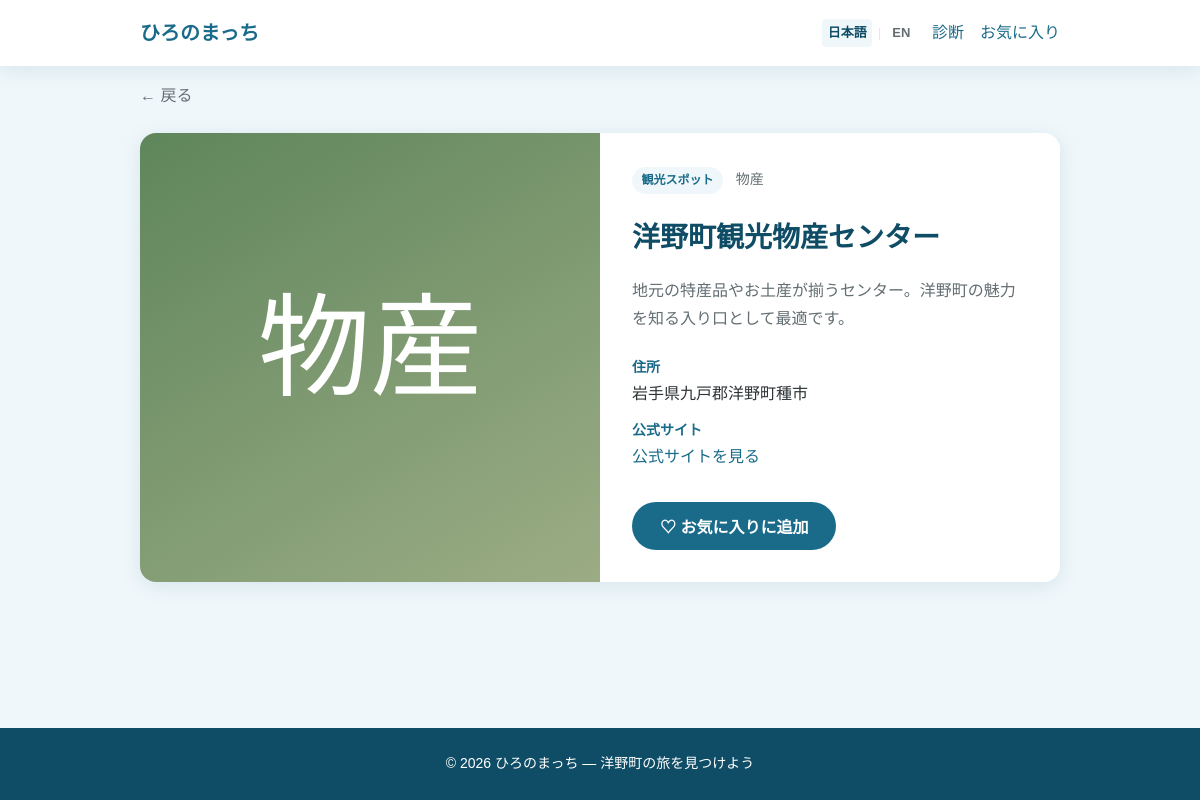
/spot/6, run on an earlier commit of the app's database.
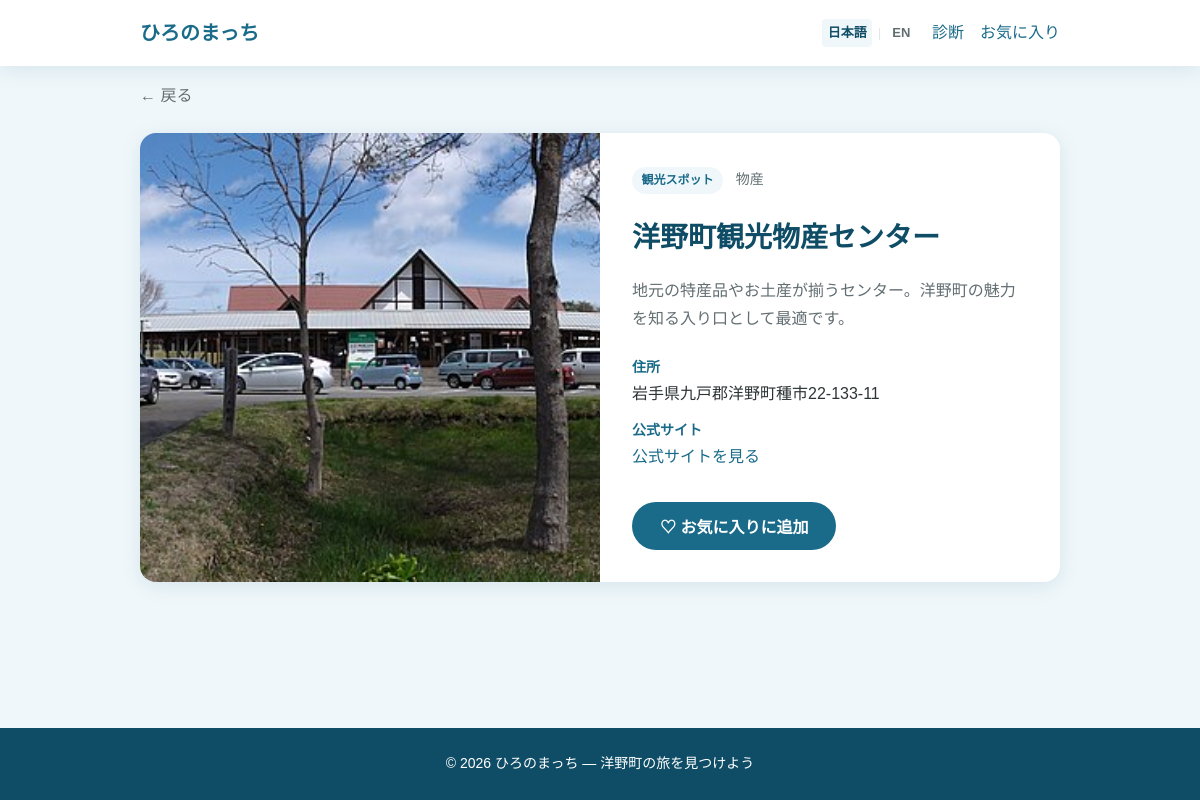
And on a later commit of the database.
### tables this page shows
CREATE TABLE spots (
    id INTEGER PRIMARY KEY AUTOINCREMENT,
    name TEXT NOT NULL,
    category TEXT NOT NULL,
    genre TEXT NOT NULL,
    description TEXT NOT NULL,
    image_url TEXT NOT NULL,
    address TEXT NOT NULL,
    official_url TEXT NOT NULL
);

### app.py (the view)
@app.route("/spot/<int:spot_id>")
def spot_detail(spot_id):
    spot = fetch_spot(spot_id)
    if spot is None:
        abort(404)
    return render_template("spot_detail.html", spot=spot)

### app.py (called while the page is built)
@app.context_processor
def inject_i18n():
    return {
        "_": translate,
        "tv": translate_value,
        "lang": get_lang(),
        "supported_langs": SUPPORTED_LANGS,
    }

def fetch_spot(spot_id):
    db = get_db()
    spot = db.execute("SELECT * FROM spots WHERE id = ?", (spot_id,)).fetchone()
    db.close()
    if spot is None:
        return None
    return localize_row(spot, ("name", "category", "genre", "description"))

### database.py (called while the page is built)
def get_db():
    conn = sqlite3.connect(DB_PATH)
    conn.row_factory = sqlite3.Row
    return conn

### i18n.py (called while the page is built)
def load_translations(lang: str) -> dict:
    if lang not in _cache:
        path = TRANSLATIONS_DIR / f"{lang}.json"
        with open(path, encoding="utf-8") as f:
            _cache[lang] = json.load(f)
    return _cache[lang]

def get_lang() -> str:
    try:
        lang = session.get("lang", DEFAULT_LANG)
    except RuntimeError:
        return DEFAULT_LANG
    if lang not in SUPPORTED_LANGS:
        return DEFAULT_LANG
    return lang

def localize_row(row, fields: tuple[str, ...], lang: str | None = None) -> dict:
    lang = lang or get_lang()
    data = dict(row)
    if lang == "en":
        for field in fields:
            en_field = f"{field}_en"
            if data.get(en_field):
                data[field] = data[en_field]
    return data

def translate(key: str, lang: str | None = None) -> str:
    lang = lang or get_lang()
    data = load_translations(lang)
    value = data
    try:
        for part in key.split("."):
            value = value[part]
        if not isinstance(value, str):
            return key
        return value
    except (KeyError, TypeError):
        return key

### templates/spot_detail.html (shortened to what this page needs)
{% extends "base.html" %}
{% block content %}
<section class="spot-detail container">
    <a href="javascript:history.back()" class="back-link">{{ _('spot.back') }}</a>
    <article class="spot-detail-card">
        <div class="spot-detail-image">
            <img src="{{ url_for('static', filename=spot.image_url) }}" alt="{{ spot.name }}">
        </div>
        <div class="spot-detail-body">
            <span class="spot-category">{{ spot.category }}</span>
            <span class="spot-genre">{{ spot.genre }}</span>
            <h1>{{ spot.name }}</h1>
            <p class="spot-description">{{ spot.description }}</p>
            <dl class="spot-info">
                <dt>{{ _('spot.address') }}</dt>
                <dd>{{ spot.address }}</dd>
                <dt>{{ _('spot.official_site') }}</dt>
                <dd>
                    <a href="{{ spot.official_url }}" target="_blank" rel="noopener noreferrer">
                        {{ _('spot.official_link') }}
                    </a>
                </dd>
            </dl>
            <button type="button" class="btn btn-primary btn-favorite-detail"
                    data-spot-id="{{ spot.id }}"
                    data-label-add="{{ _('spot.favorite_add') }}"
                    data-label-done="{{ _('spot.favorite_done') }}">
                {{ _('spot.favorite_add') }}
            </button>
        </div>
    </article>
</section>
{% endblock %}

### templates/base.html (shortened to what this page needs)
<!DOCTYPE html>
<html lang="{{ lang }}">
<head>
    <link rel="stylesheet" href="{{ url_for('static', filename='css/style.css') }}">
</head>
<body>
    <header class="site-header">
        <div class="container header-inner">
            <a href="{{ url_for('index') }}" class="logo">{{ _('app.name') }}</a>
            <div class="header-actions">
                <nav class="lang-switch" aria-label="{{ _('lang.switch_label') }}">
                    <a href="{{ url_for('set_language', lang_code='ja') }}"
                       class="lang-switch-btn{% if lang == 'ja' %} is-active{% endif %}"
                       lang="ja">{{ _('lang.ja') }}</a>
                    <span class="lang-switch-sep" aria-hidden="true">|</span>
                    <a href="{{ url_for('set_language', lang_code='en') }}"
                       class="lang-switch-btn{% if lang == 'en' %} is-active{% endif %}"
                       lang="en">{{ _('lang.en') }}</a>
                </nav>
                <nav class="nav-links">
                    <a href="{{ url_for('diagnosis') }}">{{ _('nav.diagnosis') }}</a>
                    <a href="{{ url_for('favorites') }}">{{ _('nav.favorites') }}</a>
                </nav>
            </div>
        </div>
    </header>
    <main class="main-content">
        {% block content %}{% endblock %}
    </main>
    <footer class="site-footer">
        <div class="container">
            <p>{{ _('footer.copyright') }}</p>
        </div>
    </footer>
</body>
</html>

### static/css/style.css (style rules this page uses)
:root { --color-primary: #1a6b8a; --color-primary-dark: #0f4d66; --color-accent: #f4a261; --color-accent-light: #fff4eb; --color-bg: #f0f7fa; --color-white: #ffffff; --color-text: #2d3436; --color-text-light: #636e72; --color-border: #dfe6e9; --radius: 16px; --radius-sm: 12px; --shadow: 0 4px 20px rgba(26, 107, 138, 0.12); --shadow-card: 0 8px 24px rgba(26, 107, 138, 0.15); --font: "Hiragino Sans", "Hiragino Kaku Gothic ProN", Meiryo, sans-serif; --mobile-max: 480px; --header-height: 57px; }
*, *::before, *::after { box-sizing: border-box; margin: 0; padding: 0; }
body { font-family: var(--font); color: var(--color-text); background: var(--color-bg); line-height: 1.7; min-height: 100vh; display: flex; flex-direction: column; }
img { max-width: 100%; height: auto; display: block; }
a { color: var(--color-primary); text-decoration: none; }
.container { width: 100%; max-width: 960px; margin: 0 auto; padding: 0 1.25rem; }
.site-header { background: var(--color-white); box-shadow: var(--shadow); position: sticky; top: 0; z-index: 100; }
.header-inner { display: flex; justify-content: space-between; align-items: center; padding: 1rem 1.25rem; gap: 0.75rem; }
.header-actions { display: flex; align-items: center; gap: 1rem; flex-shrink: 0; }
.lang-switch { display: flex; align-items: center; gap: 0.35rem; font-size: 0.8125rem; }
.lang-switch-btn { font-weight: 600; text-decoration: none; color: var(--color-text-light); padding: 0.2rem 0.35rem; border-radius: 4px; }
.lang-switch-btn.is-active { color: var(--color-primary-dark); background: var(--color-bg); }
.lang-switch-sep { color: var(--color-border); font-size: 0.75rem; }
.logo { font-size: 1.25rem; font-weight: 700; color: var(--color-primary); text-decoration: none; }
.nav-links { display: flex; gap: 1rem; }
.nav-links a { font-weight: 500; text-decoration: none; }
.site-footer { background: var(--color-primary-dark); color: var(--color-white); text-align: center; padding: 1.5rem; margin-top: auto; font-size: 0.875rem; }
.main-content { flex: 1; padding: 1rem 0 2rem; }
.btn { display: inline-block; padding: 0.75rem 1.75rem; border-radius: 999px; font-size: 1rem; font-weight: 600; border: none; cursor: pointer; text-decoration: none; transition: transform 0.15s, box-shadow 0.15s; }
.btn-primary { background: var(--color-primary); color: var(--color-white); }
.spot-category { display: inline-block; background: var(--color-bg); color: var(--color-primary); font-size: 0.75rem; font-weight: 600; padding: 0.2rem 0.6rem; border-radius: 999px; margin-bottom: 0.5rem; }
.spot-detail-card { background: var(--color-white); border-radius: var(--radius); overflow: hidden; box-shadow: var(--shadow); display: grid; grid-template-columns: 1fr 1fr; gap: 0; }
.spot-detail-image img { width: 100%; height: 100%; min-height: 320px; object-fit: cover; }
.spot-detail-body { padding: 2rem; }
.spot-genre { display: inline-block; margin-left: 0.5rem; font-size: 0.875rem; color: var(--color-text-light); }
.spot-detail-body h1 { font-size: 1.75rem; color: var(--color-primary-dark); margin: 0.75rem 0 1rem; }
.spot-description { margin-bottom: 1.5rem; color: var(--color-text-light); }
.spot-info { margin-bottom: 1.5rem; }
.spot-info dt { font-weight: 600; font-size: 0.875rem; color: var(--color-primary); margin-top: 0.75rem; }
.spot-info dd { margin-left: 0; }
.btn-favorite-detail { margin-top: 0.5rem; }
.back-link { display: inline-block; margin-bottom: 1.5rem; font-weight: 500; color: var(--color-text-light); text-decoration: none; }

What changed in the data, as far as the page shows it:
changed spots "洋野町観光物産センター": image_url: a different picture; address "岩手県九戸郡洋野町種市" → "岩手県九戸郡洋野町種市22-133-11"
